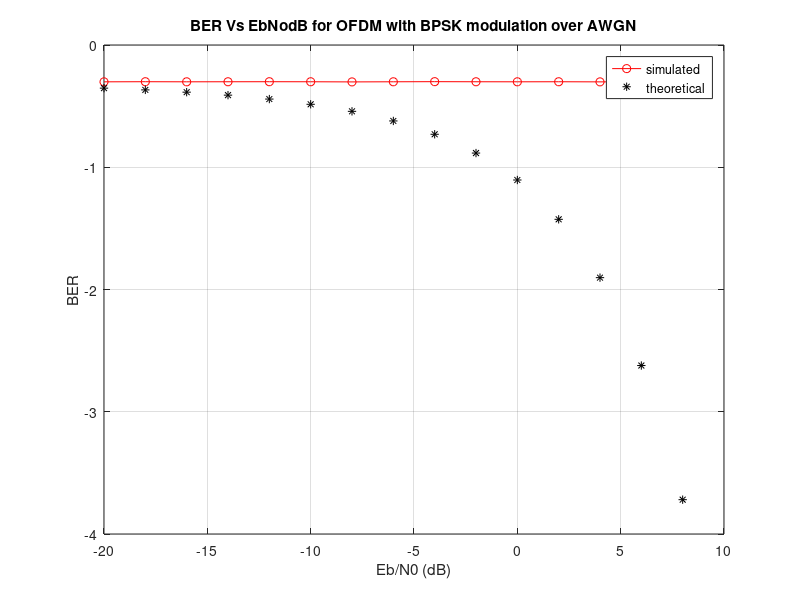

This figure's MATLAB source:
clear; clc;
%--------Simulation parameters----------------
nSym=10^4; %Number of OFDM Symbols to transmit
EbN0dB = -20:2:8; % bit to noise ratio
%---------------------------------------------
%--------OFDM Parameters - Given in IEEE Spec--
N=64; %FFT size or total number of subcarriers (used + unused) 64
Nsd = 48; %Number of data subcarriers 48
Nsp = 4 ; %Number of pilot subcarriers 4
ofdmBW = 20 * 10^6 ; % OFDM bandwidth
%----------------------------------------------
%--------Derived Parameters--------------------
deltaF = ofdmBW/N; %=20 MHz/64 = 0.3125 MHz
Tfft = 1/deltaF; % IFFT/FFT period = 3.2us
Tgi = Tfft/4;%Guard interval duration - duration of cyclic prefix
Tsignal = Tgi+Tfft; %duration of BPSK-OFDM symbol
Ncp = N*Tgi/Tfft; %Number of symbols allocated to cyclic prefix
Nst = Nsd + Nsp; %Number of total used subcarriers
nBitsPerSym=Nst; %For BPSK the number of Bits per Symbol is same as num of subcarriers
%----------------------------------------------
EsN0dB = EbN0dB + 10*log10(Nst/N) + 10*log10(N/(Ncp+N)); % converting to symbol to noise ratio
errors= zeros(1,length(EsN0dB));
theoreticalBER = zeros(1,length(EsN0dB));
%Monte Carlo Simulation
for i=1:length(EsN0dB),
for j=1:nSym
%-----------------Transmitter--------------------
s=2*round(rand(1,Nst))-1; %Generating Random Data with BPSK modulation
%IFFT block
%Assigning subcarriers from 1 to 26 (mapped to 1-26 of IFFT input)
%and -26 to -1 (mapped to 38 to 63 of IFFT input); Nulls from 27 to 37
%and at 0 position
X_Freq=[zeros(1,1) s(1:Nst/2) zeros(1,11) s(Nst/2+1:end)];
% Pretending the data to be in frequency domain and converting to time domain
x_Time=N/sqrt(Nst)*ifft(X_Freq);
%Adding Cyclic Prefix
ofdm_signal=[x_Time(N-Ncp+1:N) x_Time];
%--------------Channel Modeling ----------------
noise=1/sqrt(2)*(randn(1,length(ofdm_signal))+1i*randn(1,length(ofdm_signal)));
r= sqrt((N+Ncp)/N)*ofdm_signal + 10^(-EsN0dB(i)/20)*noise;
%-----------------Receiver----------------------
%Removing cyclic prefix
r_Parallel=r(Ncp+1:(N+Ncp));
%FFT Block
r_Time=sqrt(Nst)/N*(fft(r_Parallel));
%Extracting the data carriers from the FFT output
R_Freq=r_Time([(2:Nst/2+1) (Nst/2+13:Nst+12)]);
%BPSK demodulation / Constellation Demapper.Force +ve value --> 1, -ve value--> -1
R_Freq(R_Freq>0) = +1;
R_Freq(R_Freq<0) = -1;
s_cap=R_Freq;
numErrors = sum(abs(s_cap-s)/2); %Count number of errors
%Accumulate bit errors for all symbols transmitted
errors(i)=errors(i)+numErrors;
end
theoreticalBER(i)=(1/2)*erfc(sqrt(10.^(EbN0dB(i)/10))); %Same as BER for BPSK over AWGN
end
simulatedBER = errors/(nSym*Nst);
plot(EbN0dB,log10(simulatedBER),'r-o');
hold on;
plot(EbN0dB,log10(theoreticalBER),'k*');
grid on;
title('BER Vs EbNodB for OFDM with BPSK modulation over AWGN');
xlabel('Eb/N0 (dB)');ylabel('BER');legend('simulated','theoretical');
